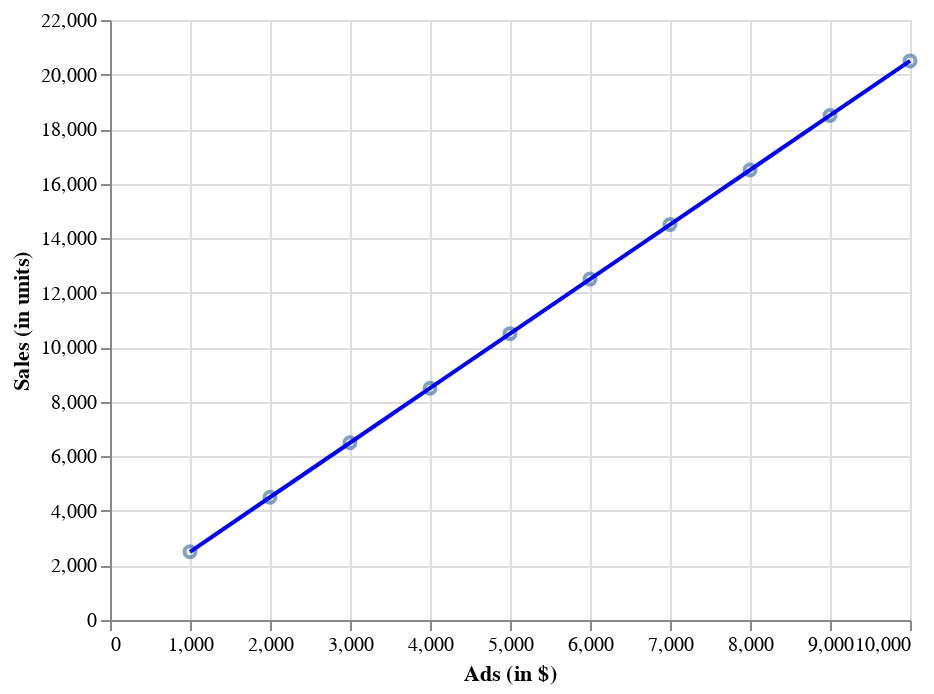

The notebook cell this image was saved under:
### Markdown cell above
Visualize predictions as a line

### Code cell
chart = alt.Chart(df).mark_point().encode(
    x='ads',
    y='sales'
)

line = alt.Chart(df).mark_line().encode(
         alt.X('ads', axis=alt.Axis(title='Ads (in $)')),
         alt.Y('sales_prediction', axis=alt.Axis(title="Sales (in units)")),
         color=alt.value("#0001F5"))

chart + line

### Figure 1 — Vega-Lite specification as saved in the notebook (floating-point values rounded to 4 significant figures)
{"config": {"view": {"continuousWidth": 400, "continuousHeight": 300}}, "layer": [{"mark": "point", "encoding": {"x": {"field": "ads", "type": "quantitative"}, "y": {"field": "sales", "type": "quantitative"}}}, {"mark": "line", "encoding": {"color": {"value": "#0001F5"}, "x": {"axis": {"title": "Ads (in $)"}, "field": "ads", "type": "quantitative"}, "y": {"axis": {"title": "Sales (in units)"}, "field": "sales_prediction", "type": "quantitative"}}}], "data": {"name": "data-740e68a30db367c1dfa83d53d39b1b39"}, "$schema": "https://vega.github.io/schema/vega-lite/v4.17.0.json", "datasets": {"data-740e68a30db367c1dfa83d53d39b1b39": [{"sales": 2500, "ads": 1000, "sales_prediction": 2500}, {"sales": 4500, "ads": 2000, "sales_prediction": 4500}, {"sales": 6500, "ads": 3000, "sales_prediction": 6500}, {"sales": 8500, "ads": 4000, "sales_prediction": 8500}, {"sales": 10500, "ads": 5000, "sales_prediction": 10500}, {"sales": 12500, "ads": 6000, "sales_prediction": 12500}, {"sales": 14500, "ads": 7000, "sales_prediction": 14500}, {"sales": 16500, "ads": 8000, "sales_prediction": 16500}, {"sales": 18500, "ads": 9000, "sales_prediction": 18500}, {"sales": 20500, "ads": 10000, "sales_prediction": 20500}]}}
